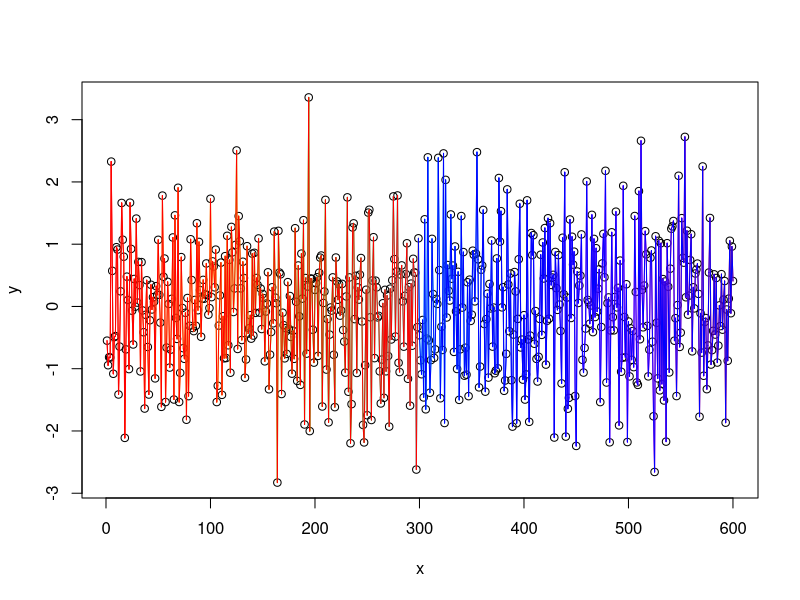
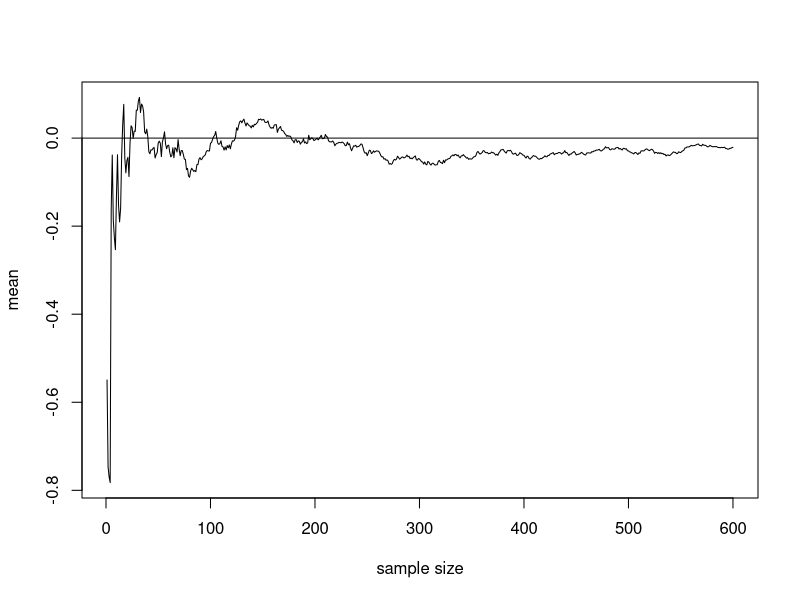
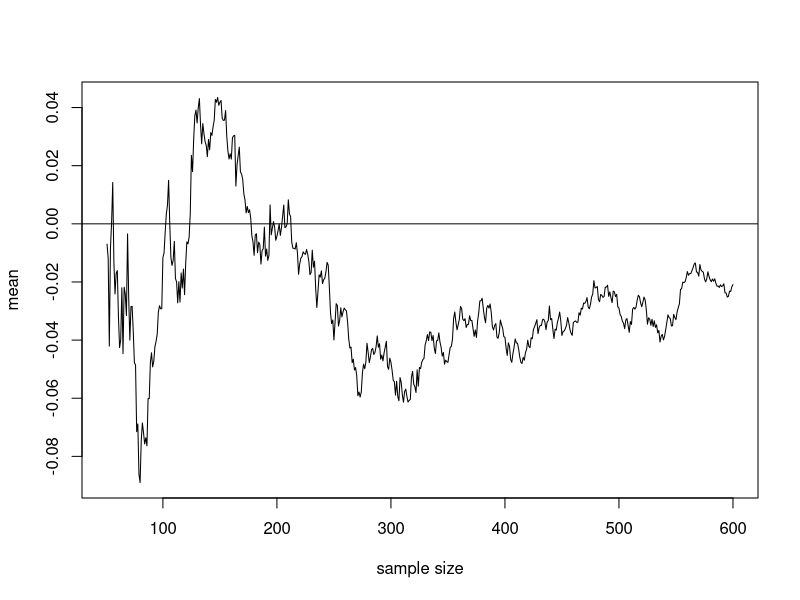

Reproduce these figures in R, in order. (Note: a time limit stopped this script after it produced the figures.)
#     This the fourth R Code File for the Introduction to R Course available at
#     https://github.com/brfitzpatrick/Intro_to_R
#     Copyright (C) 2015  Ben R. Fitzpatrick.
#
#    This program is free software: you can redistribute it and/or modify
#    it under the terms of the GNU General Public License as published by
#    the Free Software Foundation, either version 3 of the License, or
#    (at your option) any later version.
#
#    This program is distributed in the hope that it will be useful,
#    but WITHOUT ANY WARRANTY; without even the implied warranty of
#    MERCHANTABILITY or FITNESS FOR A PARTICULAR PURPOSE.  See the
#    GNU General Public License for more details.
#
#    You should have received a copy of the GNU General Public License
#    along with this program.  If not, see <http://www.gnu.org/licenses/>.
#
#    The course author may be contacted by email at 
#    <ben.r.fitzpatrick@gmail.com>

################################################################################
#                                                                              #
#                   Code File to Accompany Course Module 4                     #
#                                                                              #
#                      Introduction to Programming in R                        #
#                                                                              #
################################################################################

# Repetitions of a particular sequence of operations on successive selections of data possibly with a changes in the operations may be efficiently accomplished by utilising

# Control Flow

?Control

# and Logical statements

?Logic

# if(condition) action  # read as: if condition is true then perform actions

# Sorts of Conditions that might be used in an if() statement:

x <- 3

#Equality

x == 3 # logical test of whether the statement x = 3 is true

x == 4 # logical test of the whether the statement x = 4 is true

!(x == 4) # think of this as the negation of the result of the test of whether x = 4 is true

x == 2 & 3  # logical test of whether x = both 2 and 3

x == 2 | 3 # | is an 'inclusive or' so the test here is whether x (2, 3 or 2 & 3) if x = any of these then the statement is true

# works with vectors by testing element by element equality

y <- c(1,2,3)

z <- seq(1:3)

z == y

y[1] | y[2] == z[1] | z[3] # logical test of whether the 1st element of y or the 2nd element of y equal the 1st element of z or the 3rd element of z

# works for character vectors too

a <- c('alpha')

b <- c('alpha','beta','gamma')

a == b

# Relative Size

x < 3

x <= 3

x > 1

#  if(cond) expr

x

if(x==3) print('x = 3') # if x = 3 print 'x = 3'

if(x==3) print('x = 3') else print('x not equal to 3') # if x = 4 print 'x = 3', if x does not = 3 print 'x not equal to 4'

x <- 4

if(x==3) print('x = 3') else print('x not equal to 3')

# it's a bit hard to see the point of if() statements without a function
# so let's make a function that uses 'if else' statement to tell you whether a number is odd or even

# for the algorithm I have in mind we'll need the floor() command to round down (note: its opposite is ceiling() )

floor(35.5)
floor(1/3)
floor(4/3)

# and the paste command to create our output 

paste(4,c('is even'))

x

paste(x)

paste(x,c('is even'))

  if(x/2 == floor(x/2)) {paste(x,c('is even'))} else {paste(paste(x),c('is odd')) }

# try for a few x values

#e.g.

x <- 933

  if(x/2 == floor(x/2)) {paste(x,c('is even'))} else {paste(x,c('is odd')) }

#

# the process of defining x then re-entering the test can be streamlined by defining a function
# defining a function is creating you own custom R command

even <- function(x){

    if(x/2 == floor(x/2)) {paste(paste(x),c('is even'))} else {paste(paste(x),c('is odd')) }

  }

even(x=121)

even(121) # assumes arguments are supplied in order - only has a single function

even(124)

# can you make a function to test if a number is odd?


even  #recover the R code for a function by entering it without any brackets or arguments

#include R functions provided in R base

lm

#  '!'  negation symbol, read as 'not'

if(!x == 2) {paste(x,'is not 2')}




### for(variable in sequence) action

1:3 # quick way to define a sequece in steps of 1

for(i in 1:3) {print(paste(i))}
# can go from 3 to 27 for each 3rd number

for(i in seq(3,27,3)) {print(paste(i))}

# we can store the results of for() loops in variables

x <- rep(0,6)

x

# refer to elements of a vector by number

x[2] # 2nd element of x

#define elements of a vector by number

x[2] <- 3

x

length(x) # length of vector x

# so we can use the sequence of a for() loop to perform actions on objects by element/row/column number e.g.
1:length(x)

# storing the results of a for loop in a vector

for(i in 1:length(x)){
  #we can let for() loops span several lines for readability much as we did for function definitions
  x[i] <- i^2 # store i^2 in the i'th element of x
} # end of for loop

x

# we can excecute all sorts of commands across a for() loop

n <- 600

x <- seq(1:n)

y <- rnorm(n=n,mean=0,sd=1)

plot(x,y)

rainbow(5) # rainbow(n)  'Creates a vector of ‘n’ contiguous colors' in this case equally spaced across the rainbow see also heat.colors(),terrain.colors() ... etc.

?rainbow

for(i in 2:length(x)){

  lines(x[(i-1):i],y[(i-1):i],col=rainbow(length(x))[i]) 

}  # connects point (x[(i-1)],y[(i-1)]) to point (x[i],y[i]) by a line of colour given by element 'i' of rainbow(length(x)) (a list of colour codes with the same number of elements as there are in vector 'x' and the colours equally spaced across the full visual spectrum of the rainbow) and does this for all 'i' in order from 'i=2' to 'i=length(x)'

# it is necessary to start at 'i=2' since our first vector index 'x[(i-1)]' and we wish to start at the first element of 'x'

y.i.mean <- rep(0,length(y))

for(i in 1:length(y)){
  y.i.mean[i] <- mean(y[1:i]) # calculate the mean of elements 1 to i of vector y and store this number in y.i.meam element i

}
for(i in 2:length(x)){
  if(x[i]<300){
  
  lines(x[(i-1):i],y[(i-1):i],col='red' )
  }
  else{
    
    lines(x[(i-1):i],y[(i-1):i],col='blue') 
  }
  
}  # connects point (x[(i-1)],y[(i-1)]) to point (x[i],y[i]) by a line of colour given by element 'i' of rainbow(length(x)) (a list of colour codes with the same number of elements as there are in vector 'x' and the colours equally spaced across the full visual spectrum of the rainbow) and does this for all 'i' in order from 'i=2' to 'i=length(x)'


for(i in 1:length(y)){
  y.i.mean[i] <- mean(y[1:i]) # calculate the mean of elements 1 to i of vector y and store this number in y.i.meam element i
  
}

#close any graphics device
graphics.off()
plot(x,y.i.mean,type='l',xlab='sample size',ylab='mean')
abline(h=0)

plot(x[-seq(1:50)],y.i.mean[-seq(1:50)],type='l',xlab='sample size',ylab='mean') # plot vector x (after having droped the first 50 entries) against vector y.i.mean (again after having dropped the first 50 entries)
abline(h=0)

###  while() loops

x <- 1
    
while(length(x)<10) x<-c(x,x[length(x)]+1)  # while the length of vector x is less than 10 add another element onto the end of x of value eqaul to 1 + the last element of x

x

# so we could make our own sequence creation function:

my.seq <- function(from,to,by){

  x <- from

  length.max <- floor((to-from)/by)

  while(length(x)<=length.max) {
    x<-c(x,x[length(x)]+by)
  }

  return(x)

}

my.seq(1,10,1)

my.seq(3,27,3)

# but probably a more useful application is repeating some process until some level of precision is attained
# say increasing the sample size by 1 until the sample approximations to the population mean has remained within a particular precision around the population mean for 500 additions to the sample size

summary(y)

#y

accr <- 5e-2 # this is the accuracy which we would like the estimate

# the first step is to have a function that for any particular vector v (of length > 500) will return the maximum absolute value of the means of elements 1 to the length of vector v, 1 to the 1 less than the length of vector v, 1 to the 2 less than the length of vector v,..., 1 to the 500 less than the length of vector v
# so that we may test if the maximum absolute value of these values is less the the accuracy (remember the the population mean is 0 here so sample mean - population mean = sample mean)

l500mm <- function(v){

  l500m <- rep(0,500)

  for(i in 1:500){

    l500m[i] <- mean(v[1:(length(v)-i+1)])

  }

  mx.abs <- max(abs(l500m))

  return(mx.abs)
  
}

#then we may use this function in a while() loop such that while the maximum of the means of 1 to each of the last 500 values of y is greater than the required accuracy (accr) additional samples of size one are drawn from the normal distribution and appended to the end of vector y

while(l500mm(y)>accr) y <- c(y,rnorm(n=1,mean=0,sd=15))


summary(y)

length(y)

cut <- 0.2*length(y)  # the first 20% will probably be quite variable and we are interested in the covergence to 0 so I only plot the last 80% of the data

  plot(0,0,ylim=c(-1.9*abs(mean(y[1:(cut+50)])),1.9*abs(mean(y[1:(cut+50)]))),xlim=c(cut,length(y)),type='n',xlab='sample size',ylab='sample mean') # setting up the plot box (just the x and y limits and the axis lables)

  x <- 1:length(y) # the index to plot the sample means against


for(i in cut:length(y)){

  lines(x[(i-1):i],c(mean(y[1:(i-1)]),mean(y[1:i])),col=rainbow(2*length(x))[i]) # joining the sample mean for y length (i-1) to the sample mean for y length i by lines (x coordinates are our count of sample size at y[i]) coloured in proportion to i

}

# and now the visual check that the sample mean has no strayed more than +/- accr from 0 for the last 500 additions to y

abline(h=accr,col='cyan')

abline(h=-accr,col='cyan')

abline(v=(length(y)-500),col='red')

mean(y)

################################
#                              #
#   Programming Excercise 1    #
#                              #
#    Create a solar system     #
#          emulation           #
#                              #
################################

n.step <-  500 # number of animation frames to create

# Solution

start <- 0

end <- 2*pi

theta <- seq(from=start,to=end,length.out=n.step) #angle controlling rotation of Planet 1 by changing the angle gradually with a for() loop we can generate movement along a orbital path

Orbit1 <- data.frame(theta,x=rep(0,length(theta)),y=rep(0,length(theta))) # dataframe to store the x and y coordinates of the orbital path of Planet 1
#producing each new frame of video by ploting Planet 1 at the position in a row of this dataframe and advancing through these rows in order we can create the emulate the movement of  planet 1 around the sun (note this is an emulation not a simulation there are no graviational law calculations in this code)

r <- 0.75 # radius of orbit of Planet 1

for(i in 1:nrow(Orbit1)){

  Orbit1[i,2] <- r*cos(Orbit1[i,1]) # Planet 1 x-coordinate at angle theta[i] i.e. row i

  Orbit1[i,3] <- r*sin(Orbit1[i,1]) # Planet 1 y-coordinate at angle theta[i] i.e. row i

}

# same proceedure as for Planet 1 just changing all the numbers a bit so Planet 2 follows a different path 

Orbit2 <- data.frame(theta,x=rep(0,length(theta)),y=rep(0,length(theta)))

r <- 0.3 # radius

for(i in 1:nrow(Orbit2)){

  Orbit2[i,2] <- r*cos(-(2*Orbit2[i,1]+pi/4))

  Orbit2[i,3] <- r*sin(-(2*Orbit2[i,1]+pi/4))

}

# same proceedure as for Planet 1 just changing all the numbers a bit so Planet 2 follows a different path 

Orbit3 <- data.frame(theta,x=rep(0,length(theta)),y=rep(0,length(theta)))

r <- 0.9 #radius

for(i in 1:nrow(Orbit3)){

  Orbit3[i,2] <- r*cos((3.5*Orbit3[i,1]+pi/4))

  Orbit3[i,3] <- r*sin((3.5*Orbit3[i,1]+pi/4))

}

# adding a moon orbiting around Planet 2

phi <- 6*(theta+pi/4) 

O2.moon <- data.frame(phi,x=rep(0,length(theta)),y=rep(0,length(theta)))

r.O2m <- 0.15


for(i in 1:nrow(Orbit2)){

  O2.moon[i,2] <- Orbit1[i,2] + r.O2m*cos(O2.moon[i,1]-pi/4)

  O2.moon[i,3] <- Orbit1[i,3] + r.O2m*sin(O2.moon[i,1]-pi/4)

}

# adding a moon around Planet 3

eta <- 9*(theta+pi/4)

O3.moon <- data.frame(eta,x=rep(0,length(theta)),y=rep(0,length(theta)))

r.O3m <- 0.15


for(i in 1:nrow(O3.moon)){

  O3.moon[i,2] <- Orbit3[i,2] + r.O3m*cos(O3.moon[i,1]+pi/4)

  O3.moon[i,3] <- Orbit3[i,3] + r.O3m*sin(O3.moon[i,1]+pi/4)

}



# Warning for epileptics this plot flashes a lot as it progresses through the for() loop
dev.new()
setwd('D:/animation') # change the file path to a file path on your computer where you would like the sequence frames (images) to be saved that we will stick together into an animation below

# to preview the animation in R use this code which has the image saving bits commented out 

for(i in 1:nrow(Orbit1)){

  jpeg(filename = paste('image',paste(i),'.jpg',sep=''),width = 800, height = 800)  

  plot(0,0,xlim=c(-1.5,1.5),ylim=c(-1.5,1.5),cex=5,col='yellow',pch=19,xlab='',ylab='')
  par(new=T)
  plot(Orbit1[i,2],Orbit1[i,3],xlim=c(-1.5,1.5),ylim=c(-1.5,1.5),cex=3,col='blue',pch=19,xlab='',ylab='')
  par(new=T)
  plot(Orbit2[i,2],Orbit2[i,3],xlim=c(-1.5,1.5),ylim=c(-1.5,1.5),cex=1,pch=19,col='red',xlab='',ylab='')
  par(new=T)
  plot(O2.moon[i,2],O2.moon[i,3],xlim=c(-1.5,1.5),ylim=c(-1.5,1.5),cex=1,pch=19,col='grey',xlab='',ylab='')
  par(new=T)
  plot(O3.moon[i,2],O3.moon[i,3],xlim=c(-1.5,1.5),ylim=c(-1.5,1.5),cex=0.5,pch=19,col='grey',xlab='',ylab='')
  par(new=T)
  plot(Orbit3[i,2],Orbit3[i,3],xlim=c(-1.5,1.5),ylim=c(-1.5,1.5),cex=1.5,pch=19,col='green',xlab='',ylab='')
  par(new=T)  
  plot(0,0,xlim=c(-1.5,1.5),ylim=c(-1.5,1.5),cex=5,col='yellow',pch=19,xlab='',ylab='')       #par(new=T)
  dev.off()
  #dev.new()

}

# to write the image files that we will use to create the animation use this code:

for(i in 1:nrow(Orbit1)){

  jpeg(filename = paste('image',paste(i),'.jpg',sep=''),width = 800, height = 800)  
  plot(0,0,xlim=c(-1.5,1.5),ylim=c(-1.5,1.5),cex=5,col='yellow',pch=19,xlab='',ylab='')
  par(new=T)
  plot(Orbit1[i,2],Orbit1[i,3],xlim=c(-1.5,1.5),ylim=c(-1.5,1.5),cex=3,col='blue',pch=19,xlab='',ylab='')
  par(new=T)
  plot(Orbit2[i,2],Orbit2[i,3],xlim=c(-1.5,1.5),ylim=c(-1.5,1.5),cex=1,pch=19,col='red',xlab='',ylab='')
  par(new=T)
  plot(O2.moon[i,2],O2.moon[i,3],xlim=c(-1.5,1.5),ylim=c(-1.5,1.5),cex=1,pch=19,col='grey',xlab='',ylab='')
  par(new=T)
  plot(O3.moon[i,2],O3.moon[i,3],xlim=c(-1.5,1.5),ylim=c(-1.5,1.5),cex=0.5,pch=19,col='grey',xlab='',ylab='')
  par(new=T)
  plot(Orbit3[i,2],Orbit3[i,3],xlim=c(-1.5,1.5),ylim=c(-1.5,1.5),cex=1.5,pch=19,col='green',xlab='',ylab='')
  par(new=T)  
  plot(0,0,xlim=c(-1.5,1.5),ylim=c(-1.5,1.5),cex=5,col='yellow',pch=19,xlab='',ylab='')       #par(new=T)
  dev.off()
  #dev.new()

}


graphics.off()

# the 3D version

rgl.open()

counter=1

for(i in 1:(0.5*nrow(Orbit1))){

#for(i in 1:250){

  counter=counter+1

  view3d(theta=0, phi=-30)

  rgl.spheres(c(1.1),c(1.1),c(1.1),radius=0.05,xlab='',ylab='',interactive=F,alpha=0)

  rgl.spheres(c(1.1),c(1.1),c(-1.1),radius=0.05,xlab='',ylab='',interactive=F,alpha=0)


  rgl.spheres(c(1.1),c(-1.1),c(1.1),radius=0.05,xlab='',ylab='',interactive=F,alpha=0)

  rgl.spheres(c(1.1),c(-1.1),c(-1.1),radius=0.05,xlab='',ylab='',interactive=F,alpha=0)

  
  rgl.spheres(c(-1.1),c(1.1),c(-1.1),radius=0.05,xlab='',ylab='',interactive=F,alpha=0)

  rgl.spheres(c(-1.1),c(1.1),c(1.1),radius=0.05,xlab='',ylab='',interactive=F,alpha=0)


  rgl.spheres(c(-1.1),c(-1.1),c(-1.1),radius=0.05,xlab='',ylab='',interactive=F,alpha=0)

  rgl.spheres(c(-1.1),c(-1.1),c(1.1),radius=0.05,xlab='',ylab='',interactive=F,alpha=0)

  
  rgl.spheres(0,0,0,radius=0.25,col='yellow',xlab='',ylab='',interactive=F)
  
  rgl.spheres(Orbit1[i,2],Orbit1[i,3],0,radius=0.05,col='blue',xlab='',ylab='',interactive=F)
  
  rgl.spheres(Orbit2[i,2],Orbit2[i,3],0,radius=0.04,col='red',xlab='',ylab='',interactive=F)
  
  rgl.spheres(O2.moon[i,2],O2.moon[i,3],0,radius=0.02,col='grey',xlab='',ylab='',interactive=F)
  
  rgl.spheres(O3.moon[i,2],O3.moon[i,3],0,radius=0.02,col='grey',xlab='',ylab='',interactive=F)
  
  rgl.spheres(Orbit3[i,2],Orbit3[i,3],0,radius=0.08,col='green',xlab='',ylab='',interactive=F)

  rgl.snapshot(filename=paste('image',paste(counter),'.png',sep=''), fmt="png")
   
  clear3d(type=c('shapes'))

}


#now the fun bit who can introduce a moon into this system
#how about a commet  (commets have elliptical orbits)
# collision detection???? ;-)

#at the Linux Terminal

# ffmpeg -f image2 -r 1 -i image%d.jpg -r 1 -s 800x800 joo.avi

#ffmpeg -i joo.avi -f yuv4mpegpipe - | yuvfps -s 30:1 -r 30:1 | ffmpeg -f yuv4mpegpipe -i - -b 28800k aa30fps.avi





#########################################
#                                        #
#   Programming Excercise 2              #
#                                        #
#   Prime Numbers and Interger Divisors  #
#                                        #
##########################################

# The Excercise
# Can you make a function to test whether a number is prime then if it is not return it's interger divisors other than 1 and itself?
# Can you modify your function so that it can perform this sequence of actions for each element in a supplied vector of numbers to test?
# How long does your function take to run?
# Can you alter your code to make it run faster?











prime.test <- function(v){ # now just define prime.test2() once, deleted all the repeates of the same calculations
  
  Out = data.frame(Number=v,Is.Prime=factor(rep(NA,length=length(v)),levels=c('Prime','Not.Prime')),N.Divs=numeric(length=length(v)))

  n.divs = rep(0,(max(v)-2))

   prime.test2 = function(x){ 

      if(x<1) {return(paste('Not.Prime'))}

      if(x==1 | x==2 | x==3) {return(list('Prime',0))}

      pf = my.seq(from=2,to=(x-1),by=1)  # potential factors
      
      n.div.i = sum(as.numeric((x/pf-floor(x/pf))==0))

      if(n.div.i==0) result = list('Prime',0) else result = list('Not.Prime',n.div.i)

      return(result)

      }      

  for(i in 1:length(v)){
   
    op = prime.test2(x=v[i])

    Out[i,2] = paste(op[1])

    Out[i,3] = op[2]

  }

  max.divs = max(Out[,3])  # number of extra columns required (add them all here once outside any loop to avoid recreating the dataframe with each iteration of the loop

  Out = data.frame(Out,matrix(0,nrow=nrow(Out),ncol=max.divs))

  for(i in 1:length(v)){

    x = v[i]

    pf = my.seq(from=2,to=(x-1),by=1)

    x.pf = as.numeric((x/pf-floor(x/pf))==0)
    
    Divs = cbind(x.pf,pf) #making another matrix inside a loop further slowing things

    counter = 0

    for(j in 1:nrow(Divs)){  #nested loop, oh no!

      if(Divs[j,1]==1)  counter = counter + 1

      if(Divs[j,1]==1) Out[i,3+counter] = Divs[j,2] # two separate if() statements using the same condition

    }

  }

  Out=data.frame(Out)

  return(Out)

}  

system.time(sl <- ptv.slow(v=seq(1e4,1e4+1000,1)))[3]/1000 # 0.400605   sec per element in v

system.time(sl.sp3 <- ptv.sp3(v=seq(1e4,1e4+1000,1)))[3]/1000 # 0.405414   sec per element in v

system.time(sl2 <- ptv.slow(v=seq(1e5,1e5+100,1)))[3]/1000 #    sec per element in v

system.time(sl2.sp3 <- ptv.sp3(v=seq(1e5,1e5+100,1)))[3]/1000 #    sec per element in v


      
#################
############
################

# To Speed Up R Code:

# Replace loops with matrix operations

# Where loops are unavoidable:

# Define you data.storage object once outside the loop and fill it from within the loop (rather than adding new columns or rows with each iteration of the loop- R has to re-define the whole thing each time if you do this )

# try using lapply() instead of for()
# 'lapply() can be faster than a carefully crafted for() loop (since C-level code is more efficient in memory allocation)' - Brian D. Ripley, Professor of Applied Statistics, Oxford

# where job allows for parallel computing split it across multiple processor cores using package the `foreach' or 'parallel' pacakges

###############################
#                             #
#     Extension Exercises:    #
#                             #
###############################

# If you'd like more exercises to learn R programming by doing:

# Project Euler has a great series problems designed to be solved with mathematics and programming.

# 'The problems range in difficulty and for many the experience is inductive chain learning. That is, by solving one problem it will expose you to a new concept that allows you to undertake a previously inaccessible problem. So the determined participant will slowly but surely work his/her way through every problem.'

# <https://projecteuler.net/>

# R is a full programming language and so you should be able to solve any of the problems by programming in R

# Remember you've got Wikipedia and Wolfram MathWorld if you need to look up any maths concepts to do a problem


################################################################################
#                                                                              #
#                    End of Code File 4 that Accompanies                       #
#                                                                              #
#                              Course Module 4                                 #
#                                                                              #
#                     Introduction to Programming in R                         #
#                                                                              #
################################################################################
